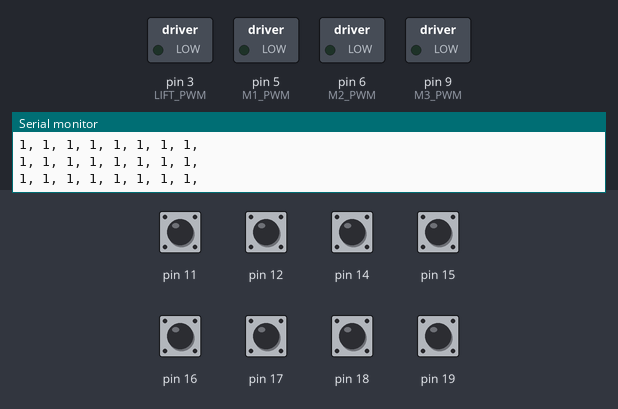
A sketch run on a simulated Arduino Uno, built with avr-gcc and run on an emulated ATmega328P. On the bench: switched loads named in the sketch (green lamp = pin HIGH), the last lines printed to the serial monitor. Dashed ring = blinking. The test bench sets the inputs (shaded band); at power-on: pin 11, pin 12, pin 14–19 HIGH.

Above: at 1.2 s.
1.3 s: pin 14 pulled LOW for 0.15 s
At 1.38 s:
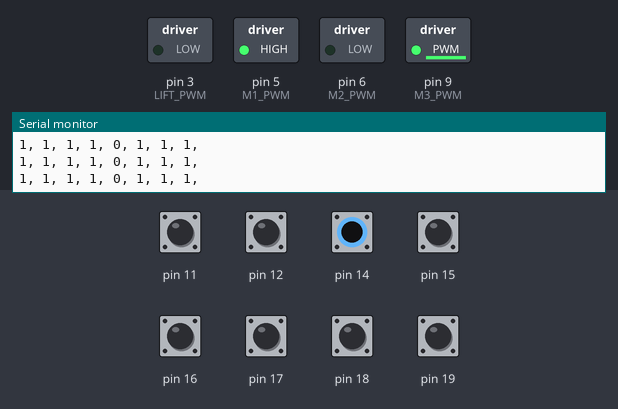
2.9 s: pin 11 pulled LOW for 0.15 s
At 2.98 s:
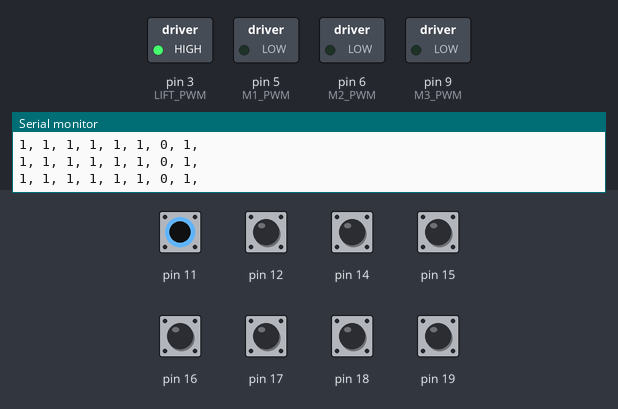
4.5 s: pin 15 pulled LOW for 1 s
At 6.2 s:
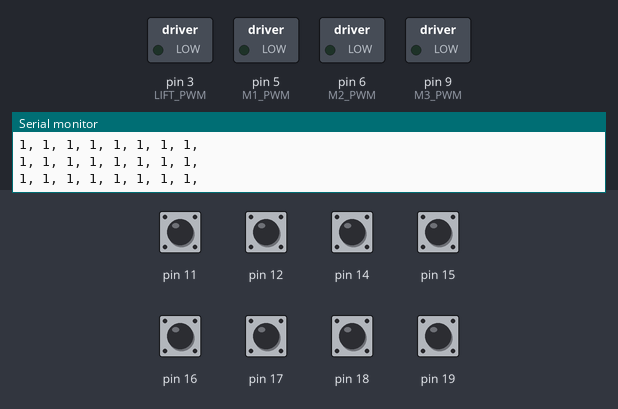
8.5 s: pin 14 pulsed LOW 2 times (0.12 s each, 0.3 s apart)
At 8.57 s:
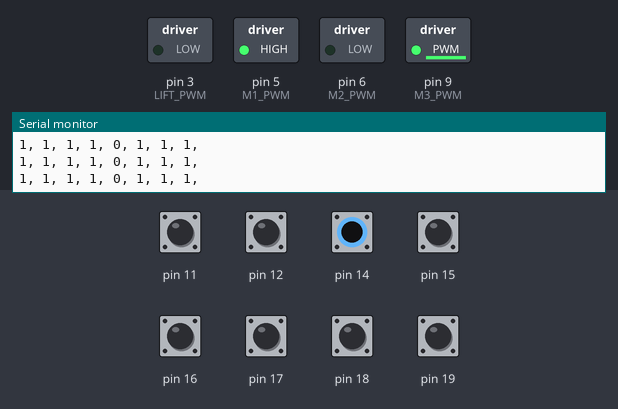
12.1 s: pin 14 pulled LOW for 0.15 s
At 12.8 s:
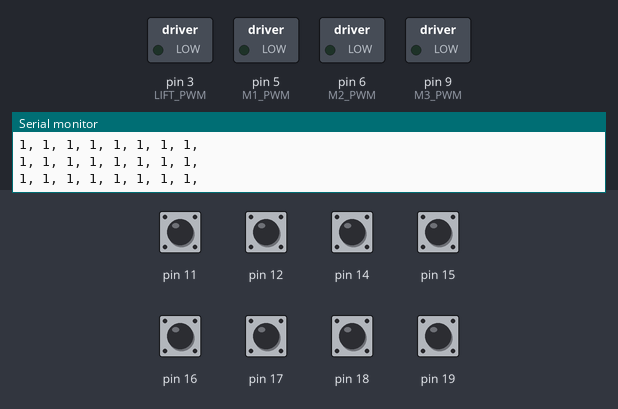
Timing chart, 0 to 15.1 s (numbered marks = the images above; inputs shaded):
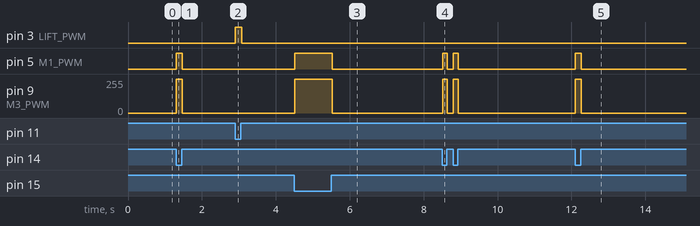

The sketch:

StockCode.ino
```cpp
/*
Huge thanks to those who have derived the kinematic conrrols for omni-directional robots. This hackpack comes with an optional educational reading that I highly reccomend: (Siradjuddin, Indrazno. "Kinematics and control a three wheeled omnidirectional mobile robot." Int. J. Electr. Electron. Eng 6.12 (2019): 1-6.) [https://www.internationaljournalssrg.org/IJEEE/2019/Volume6-Issue12/IJEEE-V6I12P101.pdf]

Amazingly the relationship of the wheel speeds of the robot to its overall speed vector is algebraically linear.  The formula also works for any relative wheel angle and can easily be expanded to include more wheels. This gives a mathematically deterministic way to get the robot from A to B defined by two translation variables and one rotation variable, a powerful tool.

Combining this with a gyroscope allows for a true field oriented drive-- where  joystick commands always will move the robot forwards relative to you, despite which way the robot is facing. For those of you willing to take on the challenge, this is a great hack to try!
*/

#include "config.h"

#define S1_V 19
#define S1_G 18
#define S2_V 17
#define S2_G 16
#define S3_V 15
#define S3_G 14
#define S4_V 12
#define S4_G 11

#define M1_DIR 4
#define M1_PWM 5
#define M2_DIR 7
#define M2_PWM 6
#define M3_DIR 8
#define M3_PWM 9

#define LIFT_DIR 2
#define LIFT_PWM 3

//>>>>>>>>>>>>>>>>>>>>>>>>>> KEY ROBOT VARIABLES <<<<<<<<<<<<<<<<<<<<<<<<<<<<<<<
//RF Commands ----------------------------------------------------
// remote command: drive vector (in velocities) {v_x, v_y, omega}
int vSpeed[3];
// remote command: for forklift, -1 for lower, 0 for stay, 1 for move up
int moveFork = 0;
// stores the result of reciever message. 14 is default- dont move the motors.
int lastCommand[4] = {14, 14, 14, 14};
// robot will strafe when left/right is pressed and forward/back is held.
bool strafeMode = false;

//Robot Physical Parameters -------------------------------------
double angleWheel1 = 90.0;
double angleWheel2 = 210.0;
double angleWheel3 = 330.0;

// Equation puts wheel 1 facing forwards. This rotates the robot's "front" ccw.
double localAngle = 60.0;
//double gyroAngle;
// Radius of wheel center to robot center
double botRadius = 100.0;
// Radius of omniwheel
double wheelRadius = 35.0;

// stores each calculated wheel speed for a given commanded vector {w1, w2, w3}.
double wheelSpeeds[3];

// tuning paratmeter to get linearized motor speed.
double tune = 1;

// strafing timer variable for catching odd remote behavior
unsigned long lastStrafe = 0;

// >>>>>>>>>>>>>>>>>>>>>>>>>>>>>>>>> SETUP <<<<<<<<<<<<<<<<<<<<<<<<<<<<<<<<<<<<<
void setup() {
  Serial.begin(115200);
  Serial.println("OMNIB V0.9.1 ..... (01/22/2025)");
  pinMode(19, INPUT_PULLUP);
  pinMode(18, INPUT_PULLUP);
  pinMode(17, INPUT_PULLUP);
  pinMode(16, INPUT_PULLUP);
  pinMode(15, INPUT_PULLUP);
  pinMode(14, INPUT_PULLUP);
  pinMode(12, INPUT_PULLUP);
  pinMode(11, INPUT_PULLUP);
}


// >>>>>>>>>>>>>>>>>>>>>>>>>>>>>>>>> LOOP <<<<<<<<<<<<<<<<<<<<<<<<<<<<<<<<<<<<<<
void loop() {
  getDirection();
  moveBot();
}


// >>>>>>>>>>>>>>>>>>>>> RADIO COMMAND PROCESSING <<<<<<<<<<<<<<<<<<<<<<<<<<<<<<
// Read reciever input pins to decide what robot is going to do
void getDirection(){
  int command;

  // inputs stores meaured RF controller states, inputArr stores processed data
  int inputArr[8];
  int inputs[8] = {1, 1, 1, 1, 1, 1, 1, 1};

  // create time variable
  unsigned long t = millis();

  // sample for 10ms for any pins going LOW. Deals with RF signal dropoouts.
  while(millis() < (t + 10)){
    if(digitalRead(18) == 0){
      inputs[0] = 0;
    }
    if(digitalRead(19) == 0){
      inputs[1] = 0;
    }
    if(digitalRead(16) == 0){
      inputs[2] = 0;
    }
    if(digitalRead(17) == 0){
      inputs[3] = 0;
    }
    if(digitalRead(14) == 0){
      inputs[4] = 0;
    }
    if(digitalRead(15) == 0){
      inputs[5] = 0;
    }
    if(digitalRead(11) == 0){
      inputs[6] = 0;
    }
    if(digitalRead(12) == 0){
      inputs[7] = 0;
    }
  }

  inputArr[0] = inputs[0];
  inputArr[1] = inputs[1];
  inputArr[2] = inputs[2];
  inputArr[3] = inputs[3];
  inputArr[4] = inputs[4];
  inputArr[5] = inputs[5];
  inputArr[6] = inputs[6];
  inputArr[7] = inputs[7];


  for(int i = 0; i < 8; i++){
    Serial.print(inputArr[i]);
    Serial.print(", ");
  }
  Serial.println();


  // These sequence of inputs are read when button/ button combos are pressed
  int F[8] = {1, 1, 0, 1, 1, 0, 1, 1};      // 1. forward
  int B[8] = {1, 1, 1, 0, 0, 1, 1, 1};      // 2. back
  int L[8] = {0, 1, 0, 1, 0, 1, 1, 1};      // 3. right
  int R[8] = {1, 0, 1, 0, 1, 0, 1, 1};      // 4. left
  int U[8] = {1, 1, 1, 1, 1, 1, 1, 0};      // 5. fork up
  int D[8] = {1, 1, 1, 1, 1, 1, 0, 1};      // 6. fork down
  int FL[8] = {0, 1, 0, 1, 1, 0, 1, 1};     // 7. forward + left
  int FR[8] = {1, 0, 0, 1, 1, 0, 1, 1};     // 8. forward + right
  int BL[8] = {0, 1, 1, 0, 0, 1, 1, 1};     // 9. back + left
  int BR[8] = {1, 0, 1, 0, 0, 1, 1, 1};     // 10. back + right
  int FU[8] = {1, 1, 0, 1, 1, 0, 1, 0};     // 11. forward + fork up
  int FD[8] = {1, 1, 0, 1, 1, 0, 0, 1};     // 12. forward + fork down
  int BU[8] = {1, 1, 1, 0, 0, 1, 1, 0};     // 13. back + fork up
  int BD[8] = {1, 1, 1, 0, 0, 1, 0, 1};     // 14. back + fork down
  int NONE[8] = {1, 1, 1, 1, 1, 1, 1, 1};   // 15. default, do nothing.


  //create array that enumerates every command
  int cmdArr[15] = {0};

  // We loop through all pin values and compares number of matches for each command. One of the commands will match all 8 pin outputs and that is what will get chosen as the transmitter's result.

  // For example pressing the backwards button will generate a cmdArr =  {F = 0, B = 8, L = 4, R = 4, U = 4, D = 4, FL = 2, FR = 2, BL = 6, BR = 6, FU = 2, FD = 2, BU = 6, BD = 6, N = 4}. Thus backwards with a "match value" of 8 will be chosen.
  for(int i = 0; i < 8; i++){
    if(inputArr[i] == F[i]) cmdArr[0] += 1;
    if(inputArr[i] == B[i]) cmdArr[1] += 1;
    if(inputArr[i] == L[i]) cmdArr[2] += 1;
    if(inputArr[i] == R[i]) cmdArr[3] += 1;
    if(inputArr[i] == U[i]) cmdArr[4] += 1;
    if(inputArr[i] == D[i]) cmdArr[5] += 1;
    if(inputArr[i] == FL[i]) cmdArr[6] += 1;
    if(inputArr[i] == FR[i]) cmdArr[7] += 1;
    if(inputArr[i] == BL[i]) cmdArr[8] += 1;
    if(inputArr[i] == BR[i]) cmdArr[9] += 1;
    if(inputArr[i] == FU[i]) cmdArr[10] += 1;
    if(inputArr[i] == FD[i]) cmdArr[11] += 1;
    if(inputArr[i] == BU[i]) cmdArr[12] += 1;
    if(inputArr[i] == BD[i]) cmdArr[13] += 1;
    if(inputArr[i] == NONE[i]) cmdArr[14] += 1;
  }

  for(int i = 0; i < 15; i++){
    if(cmdArr[i] == 8){
      command = i;
      break;
    }
  }

  // Assign speed vector vlaues based on chosen command
  switch(command){
    case 0: //Forward
      vSpeed[0] = 0;
      vSpeed[1] = -1;
      vSpeed[2] = 0;
      moveFork = 0;
      break;
    case 1: //Back
      vSpeed[0] = 0;
      vSpeed[1] = 1;
      vSpeed[2] = 0;
      moveFork = 0;
      break;
    case 2: //Rotate Left (CCW)
      vSpeed[0] = 0;
      vSpeed[1] = 0;
      vSpeed[2] = -1;
      moveFork = 0;
      break;
    case 3: //Rotate Right (CW)
      vSpeed[0] = 0;
      vSpeed[1] = 0;
      vSpeed[2] = 1;
      moveFork = 0;
      break;
    case 4: //Fork Up
      vSpeed[0] = 0;
      vSpeed[1] = 0;
      vSpeed[2] = 0;
      moveFork = 1;
      break;
    case 5: //Fork Down
      vSpeed[0] = 0;
      vSpeed[1] = 0;
      vSpeed[2] = 0;
      moveFork = -1;
      break;
    case 6: //Forward + Left
      vSpeed[0] = 1;
      vSpeed[1] = -1;
      vSpeed[2] = 0;
      moveFork = 0;
      break;
    case 7: //Forward + Right
      vSpeed[0] = -1;
      vSpeed[1] = -1;
      vSpeed[2] = 0;
      moveFork = 0;
      break;
    case 8: //Back + Left
      vSpeed[0] = 1;
      vSpeed[1] = 1;
      vSpeed[2] = 0;
      moveFork = 0;
      break;
    case 9: //Back + Right
      vSpeed[0] = -1;
      vSpeed[1] = 1;
      vSpeed[2] = 0;
      moveFork = 0;
      break;
    case 10: //Forward + Fork Up
      vSpeed[0] = 0;
      vSpeed[1] = -1;
      vSpeed[2] = 0;
      moveFork = 1;
      break;
    case 11:  //Forward + Fork Down
      vSpeed[0] = 0;
      vSpeed[1] = -1;
      vSpeed[2] = 0;
      moveFork = -1;
      break;
    case 12: //Back + Fork Up
      vSpeed[0] = 0;
      vSpeed[1] = 1;
      vSpeed[2] = 0;
      moveFork = 1;
      break;
    case 13: //Back + Fork Down
      vSpeed[0] = 0;
      vSpeed[1] = 1;
      vSpeed[2] = 0;
      moveFork = -1;
      break;
    case 14: //None
      vSpeed[0] = 0;
      vSpeed[1] = 0;
      vSpeed[2] = 0;
      moveFork = 0;
      break;
    default:
      break;
  }

  //Serial.println(command);

  // Add strafing / slide drive logic. Robot will strafe sideways (crabwalk) if left or right is pressed while the forward/back button is being held down. Users can the let go of forward/back after strafing has started and the slide drive behavior will persist.

  // first lets check that our command history contains initalizing strafe.
  bool initStrafe = false;

  for(int i = 0; i < 4; i++){
    // if command is 6, 7, 8, or 9
    if(lastCommand[i] > 5 && lastCommand[i] < 9){
      initStrafe = true;
      break;
    }
  }

  // If strafe is initalized, user can let go of forward/back
  if(initStrafe == true || strafeMode == true){
    if(command == 2){ // Left
      strafeMode = true;
      vSpeed[0] = -1;
      vSpeed[1] = 0;
      vSpeed[2] = 0;
      moveFork = 0;
    } else if (command == 3){ // Right
      strafeMode = true;
      vSpeed[0] = 1;
      vSpeed[1] = 0;
      vSpeed[2] = 0;
      moveFork = 0;
    } else {  // Other commands not related to strafe
      // check if this is a signal glitch, "debounces" radio commands
      if (lastCommand[0] == command && lastCommand[1] == command){
        strafeMode = false;
      } else {
        // do nothing
      }
    }
  }

  // if strafemode is active, the left and right button will slide the robot instead of rotating it.
  if(strafeMode){
    if(command == 2){ // Left
      vSpeed[0] = 1;
      vSpeed[1] = 0;
      vSpeed[2] = 0;
      moveFork = 0;
    } else if (command == 3){ // Right
      vSpeed[0] = -1;
      vSpeed[1] = 0;
      vSpeed[2] = 0;
      moveFork = 0;
    }
  }

  /*Serial.print("X: ");
  Serial.print(vSpeed[0]);
  Serial.print(", Y: ");
  Serial.print(vSpeed[1]);
  Serial.print(", Omega: ");
  Serial.print(vSpeed[2]);
  Serial.print(". Fork Movement: ");
  Serial.println(moveFork);*/

  // shift the command history array down an element...
  lastCommand[3] = lastCommand[2];
  lastCommand[2] = lastCommand[1];
  lastCommand[1] = lastCommand[0];
  // and save this excecuted command for next iteration
  lastCommand[0] = command;
}

// >>>>>>>>>>>>>>>>>>>>>>>> ROBOT ACTION FUNCTIONS <<<<<<<<<<<<<<<<<<<<<<<<<<<<<
// prepare motors to coorinate bot movements
void moveBot(){
  float wheelSpeeds[3];
  getWheelSpeeds(wheelSpeeds);
  driveWheels(wheelSpeeds, maxSpeed);
  driveLift();
}

// Addresses motor controllers to drive wheels at caclulated speeds
void driveWheels(float* speeds, float maxSpeed){
  //drive all motors at calculated speeds
  float topWheelSpeed = max(max(abs(speeds[0]), abs(speeds[1])), abs(speeds[2]));

  wheelSpeeds[0] = speeds[0] / topWheelSpeed;
  wheelSpeeds[1] = speeds[1] / topWheelSpeed;
  wheelSpeeds[2] = speeds[2] / topWheelSpeed;

  if(speeds[0] < 0){
    wheelSpeeds[0] = - pow(abs(wheelSpeeds[0]), tune) * maxSpeed;
  } else {
    wheelSpeeds[0] = pow(wheelSpeeds[0], tune) * maxSpeed;
  }
  if(speeds[1] < 0){
    wheelSpeeds[1] = - pow(abs(wheelSpeeds[1]), tune) * maxSpeed;
  } else {
    wheelSpeeds[1] = pow(wheelSpeeds[1], tune) * maxSpeed;
  }
  if(speeds[2] < 0){
    wheelSpeeds[2] = - pow(abs(wheelSpeeds[2]), tune) * maxSpeed;
  } else {
    wheelSpeeds[2] = pow(wheelSpeeds[2], tune) * maxSpeed;
  }

  if(flipM1){
     wheelSpeeds[0] = - wheelSpeeds[0];
  }
  if(flipM2){
     wheelSpeeds[1] = - wheelSpeeds[1];
  }
  if(flipM3){
     wheelSpeeds[2] = - wheelSpeeds[2];
  }


  if(wheelSpeeds[0] < 0){
    digitalWrite(M1_DIR, LOW);
  } else {
    digitalWrite(M1_DIR, HIGH);
  }
  analogWrite(M1_PWM, int(abs(wheelSpeeds[0])));

  if(wheelSpeeds[1] < 0){
    digitalWrite(M2_DIR, LOW);
  } else {
    digitalWrite(M2_DIR, HIGH);
  }
  analogWrite(M2_PWM, int(abs(wheelSpeeds[1])));

  if(wheelSpeeds[2] < 0){
    digitalWrite(M3_DIR, LOW);
  } else {
    digitalWrite(M3_DIR, HIGH);
  }
  analogWrite(M3_PWM, int(abs(wheelSpeeds[2])));
}

// Moves lift motor. full forward, full back, or stopped.
void driveLift(){
  if(flipM4){
    if(moveFork > 0){
      digitalWrite(LIFT_DIR, LOW);
      analogWrite(LIFT_PWM, 255);
    } else if(moveFork < 0){
      digitalWrite(LIFT_DIR, HIGH);
      analogWrite(LIFT_PWM, 255);
    } else{
      digitalWrite(LIFT_DIR, HIGH);
      analogWrite(LIFT_PWM, 0);
    }
  } else {
    if(moveFork > 0){
      digitalWrite(LIFT_DIR, HIGH);
      analogWrite(LIFT_PWM, 255);
    } else if(moveFork < 0){
      digitalWrite(LIFT_DIR, LOW);
      analogWrite(LIFT_PWM, 255);
    } else{
      digitalWrite(LIFT_DIR, LOW);
      analogWrite(LIFT_PWM, 0);
    }
  }
}


// >>>>>>>>>>>>>>>>>>>>>>>>>> INVERSE KINEMATICS <<<<<<<<<<<<<<<<<<<<<<<<<<<<<<<
// calculates speed of each wheel based of commanded speed vector. Forumlas are in the linked reading!
void getWheelSpeeds(float* wheelList) {
  double botAngle = localAngle; //+ gyroAngle;

  // 0.0174533 converts deg to rad
  wheelList[0] = (-sin((botAngle + angleWheel1) * 0.0174533)
                * cos(botAngle * 0.0174533) * vSpeed[0] + cos((botAngle + angleWheel1) * 0.0174533) * cos(botAngle * 0.0174533) * vSpeed[1] + botRadius * vSpeed[2]) / wheelRadius;

  wheelList[1] = (-sin((botAngle + angleWheel2) * 0.0174533)
                * cos(botAngle * 0.0174533) * vSpeed[0] + cos((botAngle + angleWheel2) * 0.0174533) * cos(botAngle * 0.0174533) * vSpeed[1] + botRadius * vSpeed[2])/ wheelRadius;
  wheelList[2] = (-sin((botAngle + angleWheel3) * 0.0174533)
                * cos(botAngle * 0.0174533) * vSpeed[0] + cos((botAngle + angleWheel3) * 0.0174533) * cos(botAngle * 0.0174533) * vSpeed[1] + botRadius * vSpeed[2])/ wheelRadius;
}
```

config.h
```cpp
// Maximum motor duty cycle [0 - 255]
uint8_t maxSpeed = 255;

// motor flipping
bool flipM1 = false;
bool flipM2 = false;
bool flipM3 = false;
bool flipM4 = true;
```

Measured:
- after the input at 1.3 s, pin 5 (M1_PWM): LOW → HIGH at once, → LOW 0.16 s later; pin 9 (M3_PWM): 0/255 → 254/255 at once, → 0/255 0.16 s later
- after the input at 2.9 s, pin 3 (LIFT_PWM): LOW → HIGH at once, → LOW 0.17 s later
- after the input at 4.5 s, pin 5 (M1_PWM): LOW → HIGH at once, → LOW 1.0 s later; pin 9 (M3_PWM): 0/255 → 254/255 at once, → 0/255 1.0 s later
- after the input at 8.5 s, pin 5 (M1_PWM): alternates HIGH for 0.13 s and LOW for 0.16 s, 4 changes in all, then stays LOW, starting at once; pin 9 (M3_PWM): alternates 254/255 for 0.13 s and 0/255 for 0.16 s, 4 changes in all, then stays 0/255, starting at once
- after the input at 12.1 s, pin 5 (M1_PWM): LOW → HIGH at once, → LOW 0.16 s later; pin 9 (M3_PWM): 0/255 → 254/255 at once, → 0/255 0.16 s later
